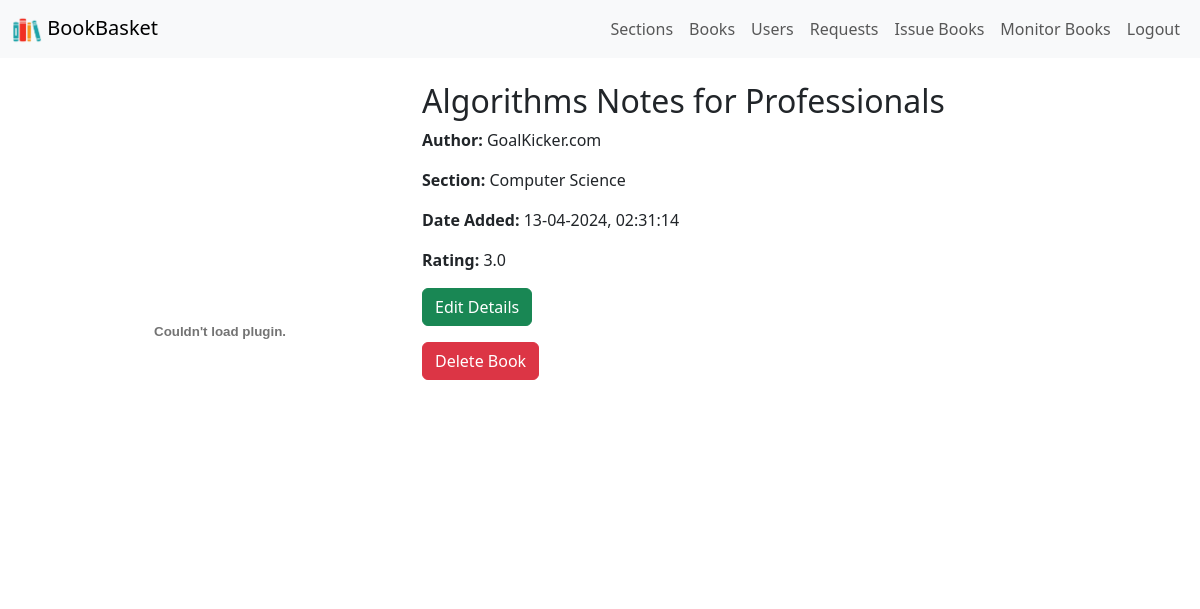
/book/4 (signed in), run on the app's committed database.
### app.py (models this page shows, shortened)
class Book(db.Model):
	_id = db.Column("id", db.Integer, primary_key=True)
	title = db.Column("title", db.String(100), nullable=False)
	author = db.Column("author", db.String(255), nullable=False)
	date_added = db.Column(db.DateTime, nullable=False, default=datetime.utcnow)
	description = db.Column("description", db.Text, nullable=True)
	file_path = db.Column(db.String(255), nullable=False)
	cover_path = db.Column(db.String(255), nullable=False)
	section_id = db.Column(db.Integer, db.ForeignKey('section.id'))
	rating = db.Column(db.Float, nullable=False, default=0.0)
	section = db.relationship('Section', backref=db.backref('book', lazy=True))

class Section(db.Model):
	_id = db.Column("id", db.Integer, primary_key=True)
	name = db.Column(db.String(100), unique=True, nullable=False)
	date_created = db.Column(db.DateTime, default=datetime.utcnow)
	description = db.Column(db.Text, nullable=True)

### app.py (the view)
@app.route("/book/<int:book_id>")
def book_details(book_id):
	if "lib_id" in session:
		b = Book.query.get(book_id)
		return render_template("book_details.html", book = b)
	else:
		flash("You need to login as librarian to view this page!", "warning")
		return render_template("librarian_login")

### templates/book_details.html (shortened to what this page needs)
{% extends "base.html" %}
{% block body %}
{% include "navbar3.html" %}
<div class="container mt-4">
    <div class="row">
        <div class="col-md-4 embed-container">
        	<embed class="" src="{{ url_for('static', filename=book.file_path[7:]) }}#toolbar=0" type="application/pdf" />
        </div>
        <div class="col-md-8">
            <h2>{{ book.title }}</h2>
            <p><strong>Author:</strong> {{ book.author }}</p>
            <p><strong>Section:</strong> {{ book.section.name }}</p>
            <p><strong>Date Added:</strong> {{ book.date_added.strftime('%d-%m-%Y') }}, {{ book.date_added.strftime('%H:%M:%S') }}</p>
            <p><strong>Rating:</strong> {{ book.rating }} </p>
            <a href="{{ url_for('edit_book', book_id=book._id) }}" class="btn btn-success mb-3"> Edit Details </a>
            <form action="{{ url_for('delete_book', book_id=book._id) }}" method="POST">
                <button type="submit" onclick="return confirm('Are you sure you want to delete this book?')" class="btn btn-danger">Delete Book</button>
            </form>
        </div>
    </div>
</div>
{% endblock %}

### templates/book_details.html (style rules this page uses)
.embed-container { width: 100%; height: 500px; position: relative; overflow: hidden; }
.embed-container embed { width: 100%; height: 100%; position: absolute; top: 0; left: 0; }

### data on the page
Book: title "Algorithms Notes for Professionals", author "GoalKicker.com", date_added "13-04-2024", date_added "02:31:14", rating "3.0"
Section: section.name "Computer Science"
